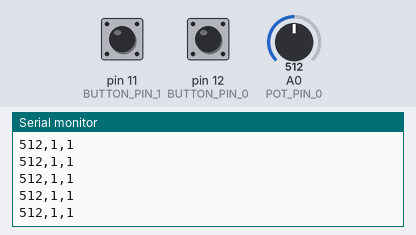
Recording of a sketch running on a simulated Arduino Uno, built with avr-gcc and run on an emulated ATmega328P. Shown: the last lines printed to the serial monitor. Inputs (shaded band) come from the test bench; at power-on: A0 (POT_PIN_0) = 512, pin 11 (BUTTON_PIN_1) HIGH, pin 12 (BUTTON_PIN_0) HIGH.

Above: at 7.3 s.
7.4 s: A0 (POT_PIN_0) set to 983
At 8.2 s:
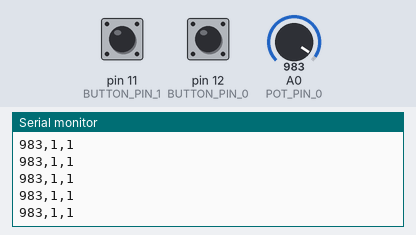
10.4 s: A0 (POT_PIN_0) set to 1015
At 11.5 s:
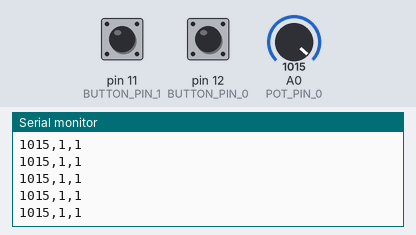
Timing chart, 0 to 13.4 s (numbered marks = the images above; inputs shaded):
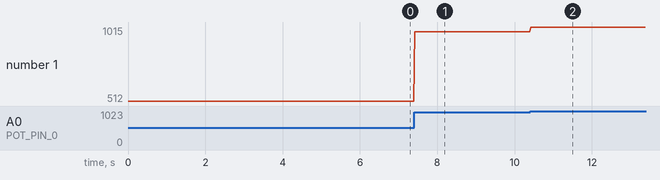

The sketch:

SerialArduinoToComputerMultipleValues.ino
```cpp
// The pin for the potentiometer input.
const int POT_PIN_0 = A0;

// The pin for the first button input.
const int BUTTON_PIN_0 = 12;

// The pin for the second button input.
const int BUTTON_PIN_1 = 11;

void setup() {

  // Set up the first button.
  pinMode(BUTTON_PIN_0, INPUT_PULLUP);

  // Set up the second button.
  pinMode(BUTTON_PIN_1, INPUT_PULLUP);

  // Start our Serial device.
  Serial.begin(9600);
}

void loop() {
  // Read the potentiometer value.
  int potValue = analogRead(POT_PIN_0);

  // Read the first button value.
  int buttonValue_0 = digitalRead(BUTTON_PIN_0);

  // Read the second button value.
  int buttonValue_1 = digitalRead(BUTTON_PIN_1);

  // Send the potentiometer value.
  // This can only send values between 0 - 1023.
  Serial.print(potValue);
  Serial.print(",");

  // Send the first button value.
  // This can only send values between 0 - 1.
  Serial.print(buttonValue_0);
  Serial.print(",");

  // Send the second button value.
  // This can only send values between 0 - 1.
  Serial.print(buttonValue_1);

  // Send the line feed character indicating that we are done sending this "packet".
  Serial.print('\n');

  // Delay to make sure the serial buffers aren't overwhelmed.
  delay(20);
}
```

Measured:
- after the input at 7.4 s, the serial monitor: prints a new line at once (image 1)
- after the input at 10.4 s, the serial monitor: prints a new line at once (image 2)
- plotted number 1: 512 → 983 after the input at 7.4 s, 983 → 1015 after the input at 10.4 s
